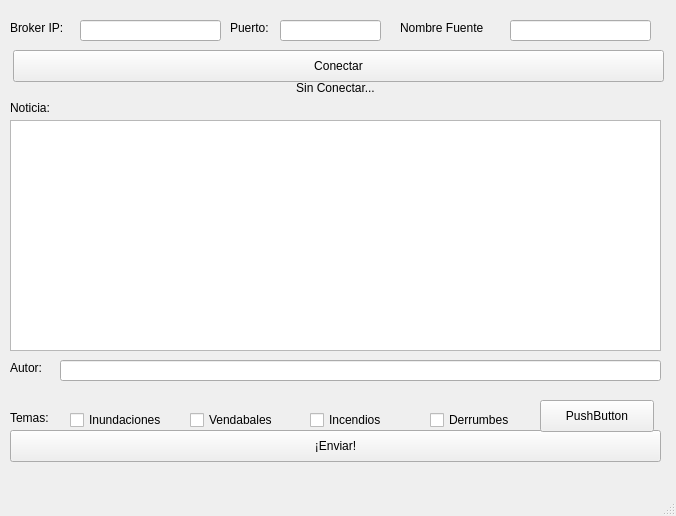
<?xml version="1.0" encoding="UTF-8"?>
<ui version="4.0">
 <class>MainWindow</class>
 <widget class="QMainWindow" name="MainWindow">
  <property name="geometry">
   <rect>
    <x>0</x>
    <y>0</y>
    <width>676</width>
    <height>516</height>
   </rect>
  </property>
  <property name="windowTitle">
   <string>MainWindow</string>
  </property>
  <widget class="QWidget" name="centralwidget">
   <widget class="QLineEdit" name="brokerIpLineEdit">
    <property name="geometry">
     <rect>
      <x>80</x>
      <y>20</y>
      <width>141</width>
      <height>21</height>
     </rect>
    </property>
    <property name="clearButtonEnabled">
     <bool>false</bool>
    </property>
   </widget>
   <widget class="QPushButton" name="connectPushButton">
    <property name="geometry">
     <rect>
      <x>13</x>
      <y>50</y>
      <width>651</width>
      <height>32</height>
     </rect>
    </property>
    <property name="text">
     <string>Conectar</string>
    </property>
   </widget>
   <widget class="QLabel" name="prokerIpLabel">
    <property name="geometry">
     <rect>
      <x>10</x>
      <y>20</y>
      <width>59</width>
      <height>16</height>
     </rect>
    </property>
    <property name="text">
     <string>Broker IP:</string>
    </property>
   </widget>
   <widget class="QLabel" name="portLabel">
    <property name="geometry">
     <rect>
      <x>230</x>
      <y>20</y>
      <width>59</width>
      <height>16</height>
     </rect>
    </property>
    <property name="text">
     <string>Puerto:</string>
    </property>
   </widget>
   <widget class="QLineEdit" name="prokerPortLineEdit">
    <property name="geometry">
     <rect>
      <x>280</x>
      <y>20</y>
      <width>101</width>
      <height>21</height>
     </rect>
    </property>
   </widget>
   <widget class="QLabel" name="sourceNameLabel">
    <property name="geometry">
     <rect>
      <x>400</x>
      <y>20</y>
      <width>101</width>
      <height>16</height>
     </rect>
    </property>
    <property name="text">
     <string>Nombre Fuente</string>
    </property>
   </widget>
   <widget class="QLineEdit" name="sourceNameLineEdit">
    <property name="geometry">
     <rect>
      <x>510</x>
      <y>20</y>
      <width>141</width>
      <height>21</height>
     </rect>
    </property>
   </widget>
   <widget class="QLabel" name="stateLabel">
    <property name="geometry">
     <rect>
      <x>20</x>
      <y>80</y>
      <width>631</width>
      <height>16</height>
     </rect>
    </property>
    <property name="text">
     <string>Sin Conectar...</string>
    </property>
    <property name="alignment">
     <set>Qt::AlignCenter</set>
    </property>
   </widget>
   <widget class="QTextEdit" name="bodyTextEdit">
    <property name="geometry">
     <rect>
      <x>10</x>
      <y>120</y>
      <width>651</width>
      <height>231</height>
     </rect>
    </property>
    <property name="documentTitle">
     <string/>
    </property>
   </widget>
   <widget class="QLabel" name="bodyLabel">
    <property name="geometry">
     <rect>
      <x>10</x>
      <y>100</y>
      <width>59</width>
      <height>16</height>
     </rect>
    </property>
    <property name="text">
     <string>Noticia:</string>
    </property>
   </widget>
   <widget class="QLabel" name="authorLabel">
    <property name="geometry">
     <rect>
      <x>10</x>
      <y>360</y>
      <width>59</width>
      <height>16</height>
     </rect>
    </property>
    <property name="text">
     <string>Autor:</string>
    </property>
   </widget>
   <widget class="QLineEdit" name="authorLineEdit">
    <property name="geometry">
     <rect>
      <x>60</x>
      <y>360</y>
      <width>601</width>
      <height>21</height>
     </rect>
    </property>
   </widget>
   <widget class="QCheckBox" name="inundacionesCheckBox">
    <property name="geometry">
     <rect>
      <x>70</x>
      <y>410</y>
      <width>101</width>
      <height>20</height>
     </rect>
    </property>
    <property name="text">
     <string>Inundaciones</string>
    </property>
   </widget>
   <widget class="QLabel" name="categoryLabel">
    <property name="geometry">
     <rect>
      <x>10</x>
      <y>410</y>
      <width>59</width>
      <height>16</height>
     </rect>
    </property>
    <property name="text">
     <string>Temas:</string>
    </property>
   </widget>
   <widget class="QCheckBox" name="vendabalesCheckBox">
    <property name="geometry">
     <rect>
      <x>190</x>
      <y>410</y>
      <width>101</width>
      <height>20</height>
     </rect>
    </property>
    <property name="text">
     <string>Vendabales</string>
    </property>
   </widget>
   <widget class="QCheckBox" name="incendiosCheckBox">
    <property name="geometry">
     <rect>
      <x>310</x>
      <y>410</y>
      <width>101</width>
      <height>20</height>
     </rect>
    </property>
    <property name="text">
     <string>Incendios</string>
    </property>
   </widget>
   <widget class="QCheckBox" name="derrumbesCheckBox">
    <property name="geometry">
     <rect>
      <x>430</x>
      <y>410</y>
      <width>101</width>
      <height>20</height>
     </rect>
    </property>
    <property name="text">
     <string>Derrumbes</string>
    </property>
   </widget>
   <widget class="QPushButton" name="sendPushButton">
    <property name="geometry">
     <rect>
      <x>10</x>
      <y>430</y>
      <width>651</width>
      <height>32</height>
     </rect>
    </property>
    <property name="text">
     <string>¡Enviar!</string>
    </property>
   </widget>
   <widget class="QPushButton" name="pushButton">
    <property name="geometry">
     <rect>
      <x>540</x>
      <y>400</y>
      <width>114</width>
      <height>32</height>
     </rect>
    </property>
    <property name="text">
     <string>PushButton</string>
    </property>
   </widget>
  </widget>
  <widget class="QMenuBar" name="menubar">
   <property name="geometry">
    <rect>
     <x>0</x>
     <y>0</y>
     <width>676</width>
     <height>22</height>
    </rect>
   </property>
  </widget>
  <widget class="QStatusBar" name="statusbar"/>
 </widget>
 <resources/>
 <connections/>
</ui>
